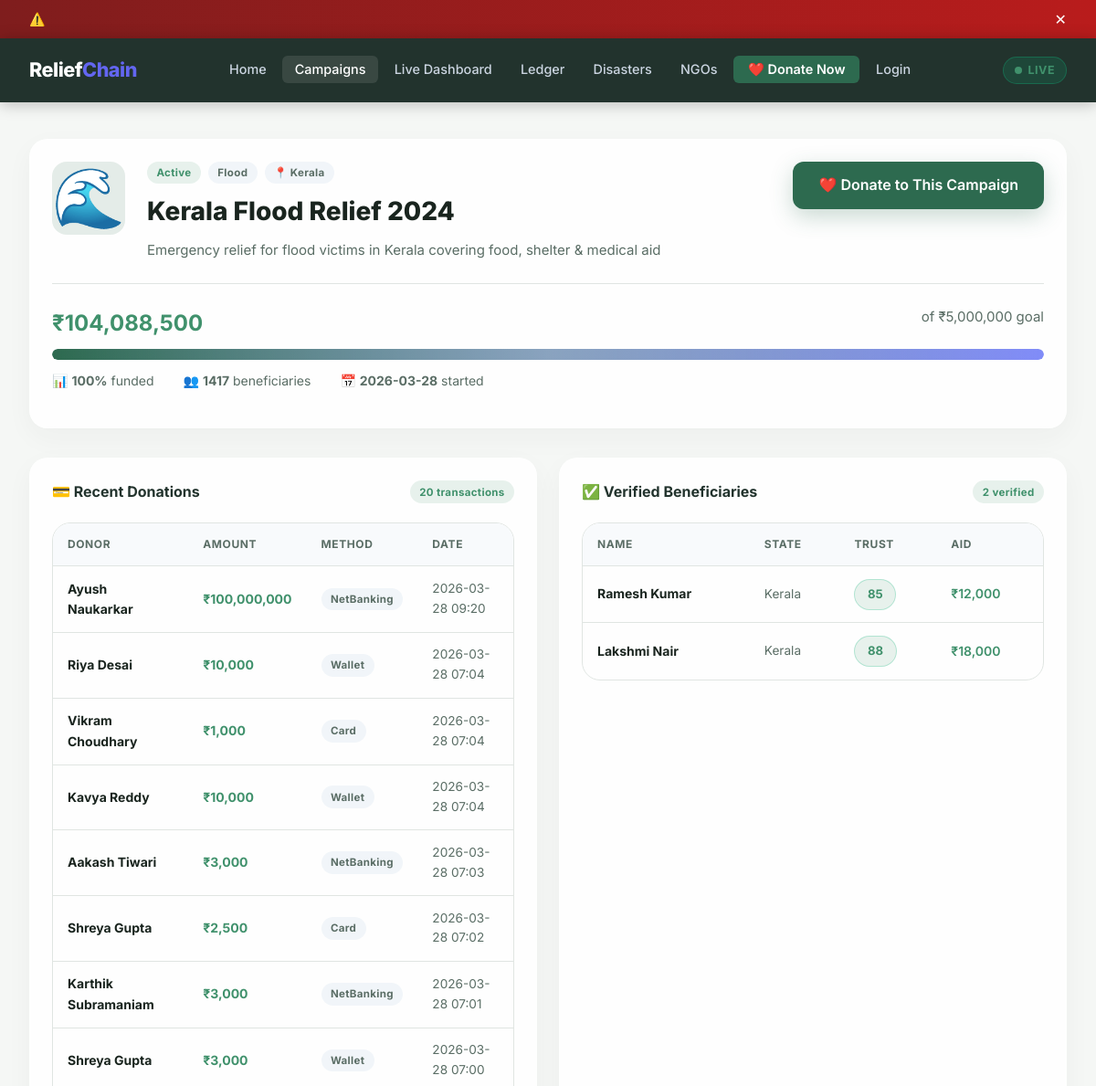
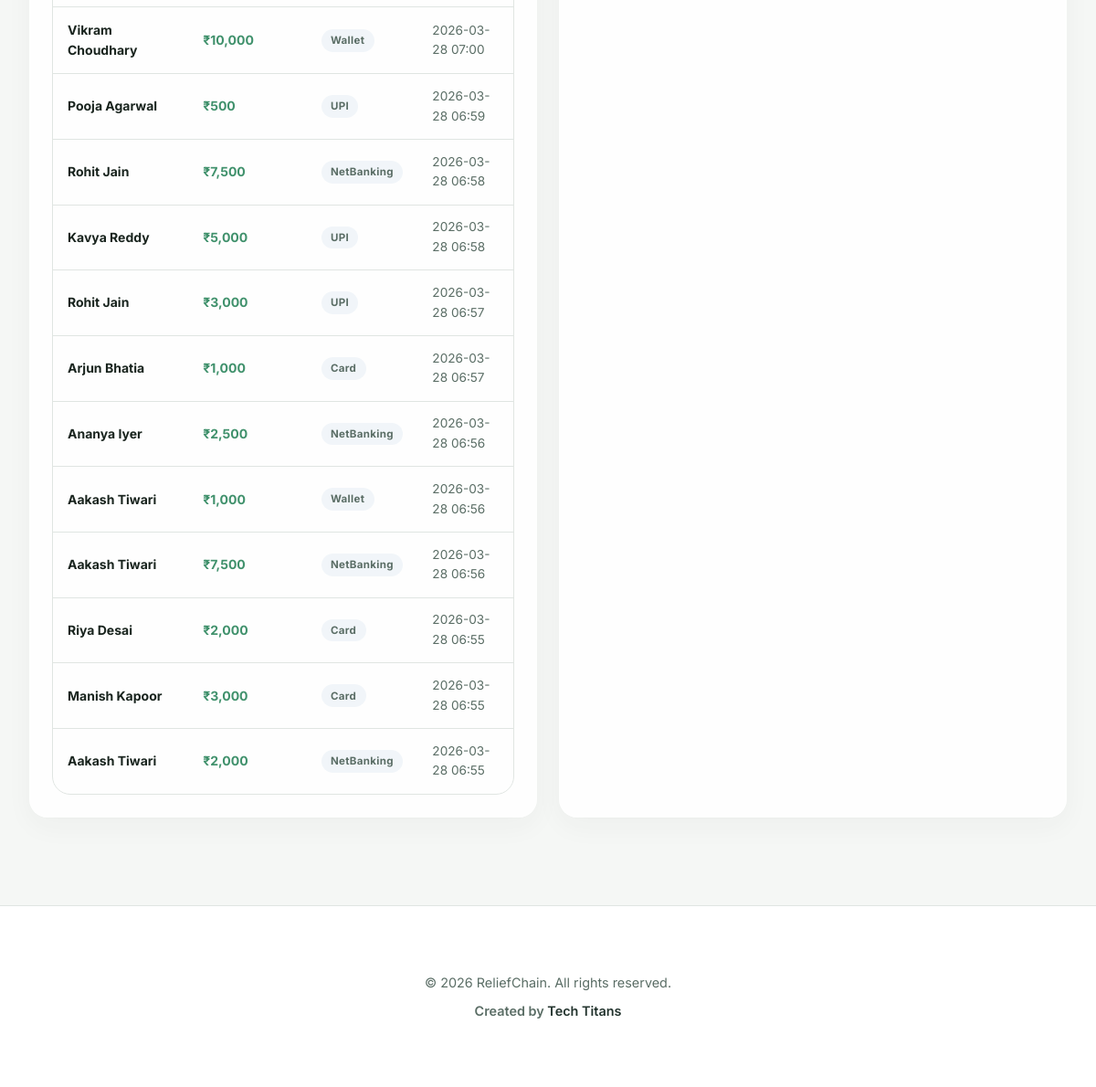
Page /campaign/1 on the committed database (2 pictures, top to bottom).
### tables this page shows
CREATE TABLE campaigns (
            id INTEGER PRIMARY KEY AUTOINCREMENT,
            name TEXT NOT NULL,
            description TEXT,
            target_amount INTEGER DEFAULT 1000000,
            raised_amount INTEGER DEFAULT 0,
            beneficiary_count INTEGER DEFAULT 0,
            region TEXT,
            category TEXT,
            status TEXT DEFAULT 'active',
            image_icon TEXT DEFAULT '🌊',
            created_at DATETIME DEFAULT CURRENT_TIMESTAMP
        );

CREATE TABLE donations (
            id INTEGER PRIMARY KEY AUTOINCREMENT,
            tx_id TEXT UNIQUE NOT NULL,
            donor_name TEXT NOT NULL,
            donor_email TEXT,
            amount INTEGER NOT NULL,
            campaign_id INTEGER,
            beneficiary TEXT,
            status TEXT DEFAULT 'completed',
            transaction_hash TEXT,
            payment_method TEXT DEFAULT 'UPI',
            timestamp DATETIME DEFAULT CURRENT_TIMESTAMP,
            FOREIGN KEY (campaign_id) REFERENCES campaigns(id)
        );

CREATE TABLE beneficiaries (
            id INTEGER PRIMARY KEY AUTOINCREMENT,
            name TEXT NOT NULL,
            aadhaar TEXT NOT NULL,
            phone TEXT NOT NULL,
            address TEXT,
            state TEXT,
            trust_score INTEGER DEFAULT 50,
            status TEXT DEFAULT 'pending',
            campaign_id INTEGER,
            aid_amount INTEGER DEFAULT 0,
            flagged INTEGER DEFAULT 0,
            flag_reason TEXT,
            created_at DATETIME DEFAULT CURRENT_TIMESTAMP,
            FOREIGN KEY (campaign_id) REFERENCES campaigns(id)
        );

### app.py (the view)
@app.route('/campaign/<int:cid>')
def campaign_detail(cid):
    db = get_db()
    c = db.cursor()
    c.execute("SELECT * FROM campaigns WHERE id=?", (cid,))
    campaign = c.fetchone()
    if not campaign:
        flash('Campaign not found.', 'error')
        return redirect(url_for('campaigns'))
    c.execute("SELECT * FROM donations WHERE campaign_id=? ORDER BY timestamp DESC LIMIT 20", (cid,))
    donations = c.fetchall()
    c.execute("SELECT * FROM beneficiaries WHERE campaign_id=? AND status='verified' LIMIT 10", (cid,))
    beneficiaries = c.fetchall()
    pct = int((campaign['raised_amount'] / campaign['target_amount']) * 100) if campaign['target_amount'] > 0 else 0
    return render_template('campaign_detail.html', campaign=campaign, donations=donations,
                           beneficiaries=beneficiaries, pct=min(pct, 100))

### app.py (called while the page is built)
@app.context_processor
def inject_now():
    return {'now': _dt.now}

def get_db():
    db = getattr(g, '_database', None)
    if db is None:
        db = g._database = sqlite3.connect(DATABASE, check_same_thread=False)
        db.row_factory = sqlite3.Row
    return db

@app.teardown_appcontext
def close_connection(exception):
    db = getattr(g, '_database', None)
    if db is not None:
        db.close()

### templates/campaign_detail.html (shortened to what this page needs)
{% extends 'base.html' %}
{% block content %}
<div class="container" style="padding-top:2.5rem;">
    <div class="card" style="margin-bottom:2rem;">
        <div style="display:flex;gap:1.5rem;align-items:flex-start;flex-wrap:wrap;">
            <div style="font-size:4rem;background:var(--accent-light);border-radius:16px;width:80px;height:80px;display:flex;align-items:center;justify-content:center;flex-shrink:0;">{{ campaign.image_icon }}</div>
            <div style="flex:1;">
                <div style="display:flex;gap:0.5rem;margin-bottom:0.5rem;flex-wrap:wrap;">
                    <span class="badge badge-{% if campaign.status=='active' %}success{% elif campaign.status=='completed' %}primary{% else %}warning{% endif %}">{{ campaign.status|capitalize }}</span>
                    <span class="badge badge-muted">{{ campaign.category }}</span>
                    <span class="badge badge-muted">📍 {{ campaign.region }}</span>
                </div>
                <h1 style="font-size:1.75rem;font-weight:800;margin-bottom:0.5rem;">{{ campaign.name }}</h1>
                <p class="text-muted">{{ campaign.description }}</p>
            </div>
            {% if campaign.status == 'active' %}
            <a href="{{ url_for('donate') }}?campaign={{ campaign.id }}" class="btn btn-primary btn-lg">❤️ Donate to This Campaign</a>
            {% endif %}
        </div>
        <div class="divider"></div>
        <div style="margin-bottom:1rem;">
            <div style="display:flex;justify-content:space-between;margin-bottom:0.5rem;">
                <span style="font-weight:700;font-size:1.5rem;color:var(--success);">₹{{ '{:,.0f}'.format(campaign.raised_amount) }}</span>
                <span class="text-muted">of ₹{{ '{:,.0f}'.format(campaign.target_amount) }} goal</span>
            </div>
            <div class="progress-bar-wrap" style="height:12px;">
                <div class="progress-bar" style="width:{{ pct }}%"></div>
            </div>
            <div style="display:flex;gap:2rem;margin-top:0.75rem;font-size:0.875rem;color:var(--text-muted);">
                <span>📊 <strong>{{ pct }}%</strong> funded</span>
                <span>👥 <strong>{{ campaign.beneficiary_count }}</strong> beneficiaries</span>
                <span>📅 <strong>{{ campaign.created_at[:10] }}</strong> started</span>
            </div>
        </div>
    </div>
    <div class="grid-2">
        <div class="card">
            <div class="card-header">
                <span class="card-title">💳 Recent Donations</span>
                <span class="badge badge-success">{{ donations|length }} transactions</span>
            </div>
            <div class="table-wrap">
                <table>
                    <thead><tr><th>Donor</th><th>Amount</th><th>Method</th><th>Date</th></tr></thead>
                    <tbody>
                        {% for d in donations %}
                        <tr>
                            <td><strong>{{ d.donor_name }}</strong></td>
                            <td style="color:var(--success);font-weight:700;">₹{{ '{:,.0f}'.format(d.amount) }}</td>
                            <td><span class="badge badge-muted">{{ d.payment_method }}</span></td>
                            <td class="text-muted text-sm">{{ d.timestamp[:16] }}</td>
                        </tr>
                        {% else %}
                        <tr><td colspan="4" class="text-center text-muted">No donations yet</td></tr>
                        {% endfor %}
                    </tbody>
                </table>
            </div>
        </div>
        <div class="card">
            <div class="card-header">
                <span class="card-title">✅ Verified Beneficiaries</span>
                <span class="badge badge-success">{{ beneficiaries|length }} verified</span>
            </div>
            <div class="table-wrap">
                <table>
                    <thead><tr><th>Name</th><th>State</th><th>Trust</th><th>Aid</th></tr></thead>
                    <tbody>
                        {% for b in beneficiaries %}
                        <tr>
                            <td><strong>{{ b.name }}</strong></td>
                            <td class="text-sm text-muted">{{ b.state }}</td>
                            <td>
                                {% if b.trust_score >= 70 %}<span class="trust-badge high">{{ b.trust_score }}</span>
                                {% elif b.trust_score >= 40 %}<span class="trust-badge medium">{{ b.trust_score }}</span>
                                {% else %}<span class="trust-badge low">{{ b.trust_score }}</span>{% endif %}
                            </td>
                            <td style="color:var(--success);font-weight:600;">₹{{ '{:,.0f}'.format(b.aid_amount) }}</td>
                        </tr>
                        {% else %}
                        <tr><td colspan="4" class="text-center text-muted">No beneficiaries yet</td></tr>
                        {% endfor %}
                    </tbody>
                </table>
            </div>
        </div>
    </div>
</div>
{% endblock %}

### rows in the picture
campaigns: image_icon "🌊", status "Active", category "Flood", region "Kerala", name "Kerala Flood Relief 2024", description "Emergency relief for flood victims in Kerala covering food, shelter & medical aid", raised_amount "104,088,500", target_amount "5,000,000", beneficiary_count "1417", created_at "2026-03-28"
donations: donor_name "Ayush Naukarkar", amount "100,000,000", payment_method "NetBanking", timestamp "2026-03-28 09:20"
donations: donor_name "Riya Desai", amount "10,000", payment_method "Wallet", timestamp "2026-03-28 07:04"
donations: donor_name "Vikram Choudhary", amount "1,000", payment_method "Card", timestamp "2026-03-28 07:04"
donations: donor_name "Kavya Reddy", amount "10,000", payment_method "Wallet", timestamp "2026-03-28 07:04"
donations: donor_name "Aakash Tiwari", amount "3,000", payment_method "NetBanking", timestamp "2026-03-28 07:03"
donations: donor_name "Shreya Gupta", amount "2,500", payment_method "Card", timestamp "2026-03-28 07:02"
donations: donor_name "Karthik Subramaniam", amount "3,000", payment_method "NetBanking", timestamp "2026-03-28 07:01"
donations: donor_name "Shreya Gupta", amount "3,000", payment_method "Wallet", timestamp "2026-03-28 07:00"
donations: donor_name "Vikram Choudhary", amount "10,000", payment_method "Wallet", timestamp "2026-03-28 07:00"
donations: donor_name "Pooja Agarwal", amount "500", payment_method "UPI", timestamp "2026-03-28 06:59"
donations: donor_name "Rohit Jain", amount "7,500", payment_method "NetBanking", timestamp "2026-03-28 06:58"
donations: donor_name "Kavya Reddy", amount "5,000", payment_method "UPI", timestamp "2026-03-28 06:58"
donations: donor_name "Rohit Jain", amount "3,000", payment_method "UPI", timestamp "2026-03-28 06:57"
donations: donor_name "Arjun Bhatia", amount "1,000", payment_method "Card", timestamp "2026-03-28 06:57"
donations: donor_name "Ananya Iyer", amount "2,500", payment_method "NetBanking", timestamp "2026-03-28 06:56"
donations: donor_name "Aakash Tiwari", amount "1,000", payment_method "Wallet", timestamp "2026-03-28 06:56"
donations: donor_name "Aakash Tiwari", amount "7,500", payment_method "NetBanking", timestamp "2026-03-28 06:56"
donations: donor_name "Riya Desai", amount "2,000", payment_method "Card", timestamp "2026-03-28 06:55"
donations: donor_name "Manish Kapoor", amount "3,000", payment_method "Card", timestamp "2026-03-28 06:55"
donations: donor_name "Aakash Tiwari", amount "2,000", payment_method "NetBanking", timestamp "2026-03-28 06:55"
beneficiaries: name "Ramesh Kumar", state "Kerala", trust_score "85", aid_amount "12,000"
beneficiaries: name "Lakshmi Nair", state "Kerala", trust_score "88", aid_amount "18,000"

### other values in the picture
{{ pct }} "100"
{{ donations|length }} "20"
{{ beneficiaries|length }} "2"
